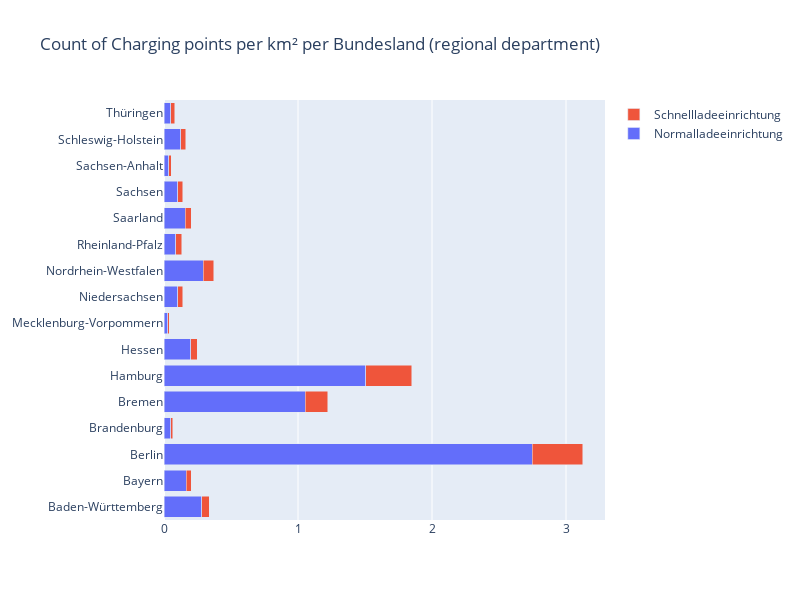

The cell this chart's notebook holds for it:
### Code cell
fig_land_cnt_per_qm = go.Figure()

for art in grouped_cnt["Art der Ladeeinrichung"].unique():

    fig_land_cnt_per_qm.add_trace(
        go.Bar(
            y = grouped_cnt[grouped_cnt["Art der Ladeeinrichung"] == art]["Bundesland"],
            x = grouped_cnt[grouped_cnt["Art der Ladeeinrichung"] == art]["cnt_per_qm"],
            name = art,
            orientation="h"
        )
    )

fig_land_cnt_per_qm.update_layout(
    barmode="stack",
    autosize=False,
    width=800, 
    height=600,
    title="Count of Charging points per km² per Bundesland (regional department)"
)

fig_land_cnt_per_qm.show()

### Figure 1 — Plotly figure (JSON) as saved in the notebook; plotly's stock layout.template omitted (floating-point values rounded to 4 significant figures)
{"data": [{"name": "Normalladeeinrichtung", "orientation": "h", "type": "bar", "x": [0.2832, 0.1643, 2.747, 0.05011, 1.056, 1.506, 0.1981, 0.02975, 0.102, 0.2934, 0.08944, 0.1575, 0.103, 0.03469, 0.1247, 0.05042], "y": ["Baden-Württemberg", "Bayern", "Berlin", "Brandenburg", "Bremen", "Hamburg", "Hessen", "Mecklenburg-Vorpommern", "Niedersachsen", "Nordrhein-Westfalen", "Rheinland-Pfalz", "Saarland", "Sachsen", "Sachsen-Anhalt", "Schleswig-Holstein", "Thüringen"]}, {"name": "Schnellladeeinrichtung", "orientation": "h", "type": "bar", "x": [0.05525, 0.04052, 0.3793, 0.01592, 0.1644, 0.3443, 0.05134, 0.01116, 0.03641, 0.07824, 0.04316, 0.04667, 0.03528, 0.01876, 0.03803, 0.02987], "y": ["Baden-Württemberg", "Bayern", "Berlin", "Brandenburg", "Bremen", "Hamburg", "Hessen", "Mecklenburg-Vorpommern", "Niedersachsen", "Nordrhein-Westfalen", "Rheinland-Pfalz", "Saarland", "Sachsen", "Sachsen-Anhalt", "Schleswig-Holstein", "Thüringen"]}], "layout": {"autosize": false, "barmode": "stack", "height": 600, "title": {"text": "Count of Charging points per km² per Bundesland (regional department)"}, "width": 800}}
